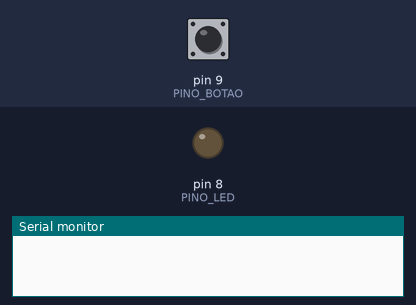
The sketch below on a simulated Arduino Uno, built with avr-gcc and run on an emulated ATmega328P. Shown: output pins drawn as LEDs (lit = HIGH), the last lines printed to the serial monitor. The test bench sets the inputs (shaded band); at power-on: pin 9 (PINO_BOTAO) LOW.

Above: at 1.2 s.
1.3 s: pin 9 (PINO_BOTAO) pulled HIGH for 0.15 s
At 1.9 s:
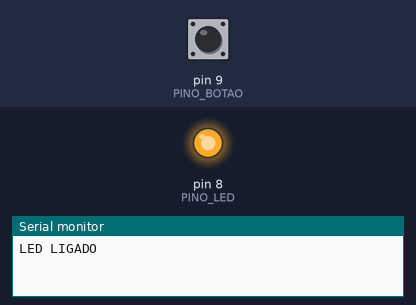
2.9 s: pin 9 (PINO_BOTAO) pulled HIGH for 1 s
At 4.4 s:
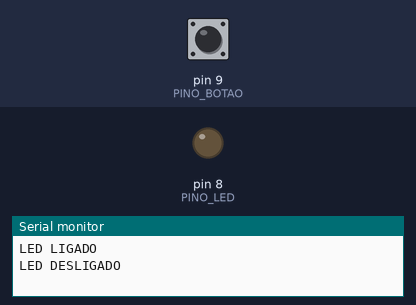
5.4 s: pin 9 (PINO_BOTAO) pulled HIGH for 3.2 s
At 9.1 s:
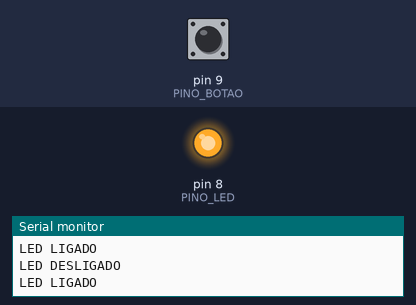
Timing chart, 0 to 10.6 s (numbered marks = the images above; inputs shaded):
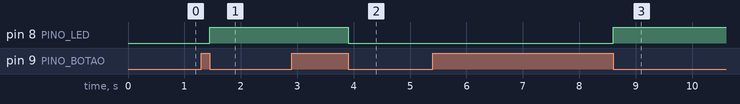

The sketch:

liga_desliga_serial.ino
```cpp
// Define constantes
const int PINO_LED = 8;
const int PINO_BOTAO = 9;

byte ultimoEstadoBotao = LOW;
byte estadoLed = LOW;

unsigned long tempoEspera = 50;
unsigned long ultimaAtualizacaoBotao = 0;

void setup() {
  pinMode(PINO_LED, OUTPUT);
  pinMode(PINO_BOTAO, INPUT);
  Serial.begin(9600);
}

void loop() {
  if (millis() - ultimaAtualizacaoBotao > tempoEspera) {
    byte estadoAtualBotao = digitalRead(PINO_BOTAO);
    if (estadoAtualBotao != ultimoEstadoBotao) {
      ultimaAtualizacaoBotao = millis();
      ultimoEstadoBotao = estadoAtualBotao;
      if (estadoAtualBotao == LOW) {
        estadoLed = (estadoLed == HIGH) ? LOW: HIGH;
 		digitalWrite(PINO_LED, estadoLed);
        if (estadoLed == HIGH) {
          Serial.println("LED LIGADO");
        } else {
          Serial.println("LED DESLIGADO");
        }
      }
    }
  }
}
```

Measured:
- after the input at 1.3 s, pin 8 (PINO_LED): LOW → HIGH after 0.15 s
- after the input at 2.9 s, pin 8 (PINO_LED): HIGH → LOW after 1.0 s
- after the input at 5.4 s, pin 8 (PINO_LED): LOW → HIGH after 3.2 s
